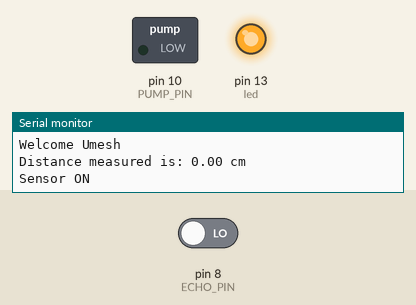
A sketch run on a simulated Arduino Uno, built with avr-gcc and run on an emulated ATmega328P. Parts: switched loads named in the sketch (green lamp = pin HIGH), output pins drawn as LEDs (lit = HIGH), the last lines printed to the serial monitor. Inputs (shaded band) come from the test bench; at power-on: pin 8 (ECHO_PIN) LOW. Pins used as bus, display or sensor lines are not drawn.

Above: at 0.3 s.
At 11.13 s:
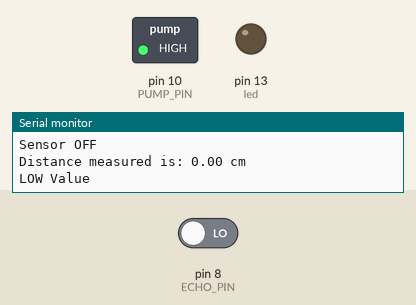
At 16.1 s:
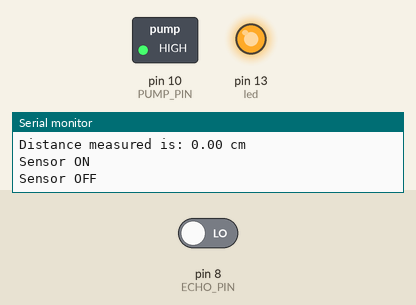
Timing chart, 0 to 26.9 s (numbered marks = the images above):
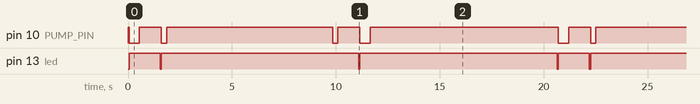

Measured:
- by itself, pin 10 (PUMP_PIN): repeats every 20.7 s: HIGH 1.1 s, LOW 0.25 s, HIGH 8.0 s, LOW 0.25 s, HIGH 1.1 s, LOW 0.50 s, HIGH 9.1 s, LOW 0.50 s
- by itself, pin 13 (led): repeats every 20.7 s: 2 × (LOW 0.05 s, HIGH 9.5 s), LOW 0.05 s, HIGH 1.5 s
- by itself, everything shown: repeats every 20.7 s, in 11 steps

The sketch:

TouchFreeSanitizerDispenser.ino
```cpp
/*
 * Verison 1.0
 * Author: Umesh Kumar
 * Email : developer15109@gmail.com
 * Date: 11th May, 2020
 * Last update: 11th May, 2020
 * : apply best practice method and create two classes : Range.h and Timer.h
 */

 // Include the classes in our main file

 #include "Range.h"
 #include "Timer.h"

 int TRIG_PIN = 9;
 int ECHO_PIN = 8;

 int PUMP_PIN = 10;
 int led = 13;

 int count = 0;

 float distance;

 Range range(TRIG_PIN,ECHO_PIN);
 Timer timerLoop;

boolean flag = false;

 // For now I have set it as 50 miliseconds
 const int LOOP_TIME = 50;
 const int PUMP_ON_TIME = 250;
 const int CONSTANT_DISTANCE = 20;
 const int WAITING_TIME = 8000;

 void setup(){
  Serial.begin(9600);
  Serial.println("Welcome Umesh");
  pinMode(PUMP_PIN,OUTPUT);
  pinMode(led,OUTPUT);
  digitalWrite(PUMP_PIN, HIGH);
 }

 void loop(){

  // Loop for every 50 miliseconds and measure the distance using the sensor
  if(timerLoop.isTimeForLoop(LOOP_TIME)){
      Serial.print("Distance measured is: ");
      distance = range.sensorRange();
      Serial.print(distance);
      Serial.println(" cm");
      timerLoop.startTimer();

       // less than 10cm
      if(distance<=CONSTANT_DISTANCE && distance !=0){
          flag = true;
          count = count +1;
          Serial.println("Sensor ON ");
          digitalWrite(PUMP_PIN, LOW);   // turn the LED on (HIGH is the voltage level)
          digitalWrite(led, HIGH);


          while(timerLoop.isTimerReady(PUMP_ON_TIME));

          // turn off the motor now
          Serial.println("Sensor OFF");
          digitalWrite(PUMP_PIN, HIGH);    // turn the LED off by making the voltage LOW

//          Serial.println("Waiting Start");
//          timerLoop.startTimer();
//          while(timerLoop.isTimerReady(WAITING_TIME));
//          Serial.println("Waiting Stop");

      }else{
          Serial.println("LOW Value ");
          digitalWrite(PUMP_PIN, HIGH);    // turn the LED off by making the voltage LOW
          digitalWrite(led, LOW);
          delayMicroseconds(2);
       }
   }

   // if flag is true
    if(flag == true && count == 3){
      delay(WAITING_TIME);
      flag = false;
      count = 0;
    }

 }


// void stepper(){
//
//  // Enable the motor to move in a particular direction
//  digitalWrite(dirPin, LOW);
//
//  // make 200 pulses for making the one full cycle rotation
//  for (int x=0; x< step;x++){
//    digitalWrite(stepPin, HIGH);
//    delayMicroseconds(Delay);
//    digitalWrite(stepPin, LOW);
//    delayMicroseconds(Delay);
//  }
//
//  delay(50);
//
//  // change the rotation direction
//  digitalWrite(dirPin, HIGH);
//
//  // make 400 pulses for making two full cycle rotation
//  for(int x=0;x<step;x++){
//    digitalWrite(stepPin, HIGH);
//    delayMicroseconds(Delay);
//    digitalWrite(stepPin, LOW);
//    delayMicroseconds(Delay);
//  }
//}
```

Range.h
```cpp
#ifndef RANGE_H
#define RANGE_H

#include "Timer.h"

Timer tm;

class Range{
  enum SensorStates{
    TRIG_LOW,
    TRIG_HIGH,
    ECHO_HIGH
  };

  SensorStates  _sensorState = TRIG_LOW;

  int _TrigPin;
  int _EchoPin;
  int _triggerHigh = 10;
  int _timerLow = 2;

  private:
    float _timeDuration, _distance;

    void trigStateLOW() {
      digitalWrite(_TrigPin, LOW);
    }
    void trigStateHIGH() {
      digitalWrite(_TrigPin, HIGH);
    }

  public:

    Range(int TRIG_PIN,int ECHO_PIN){
      _TrigPin = TRIG_PIN;
      _EchoPin = ECHO_PIN;
      pinMode(_TrigPin, OUTPUT);
      pinMode(_EchoPin, INPUT);
    }

    float sensorRange() {
      switch (_sensorState) {
        case TRIG_LOW: {
            trigStateLOW();
            tm.startTimer();
            if (tm.isTimerReady(_timerLow)) {
              _sensorState = TRIG_HIGH;
            }
          } break;

        case TRIG_HIGH: {
            trigStateHIGH();
            tm.startTimer();
            if (tm.isTimerReady(_triggerHigh)) {
              _sensorState = ECHO_HIGH;
            }
          } break;

        case ECHO_HIGH: {
            trigStateLOW();
            _timeDuration = pulseIn(_EchoPin, HIGH);
            _sensorState = TRIG_LOW;
            return (_timeDuration * 0.034 / 2);
          } break;

      }
    }

};

#endif
```

Timer.h
```cpp
#ifndef TIMER_H
#define TIMER_H
class Timer {
  private:
    unsigned long _timerStart = 0;

  public:
    void startTimer() {
      _timerStart = millis();
    }

    bool isTimerReady(int _mSec) {
      return (millis() - _timerStart) < _mSec;
    }

    bool isTimeForLoop(int _mSec) {
      return (millis() - _timerStart) > _mSec;
    }
};

#endif
```
